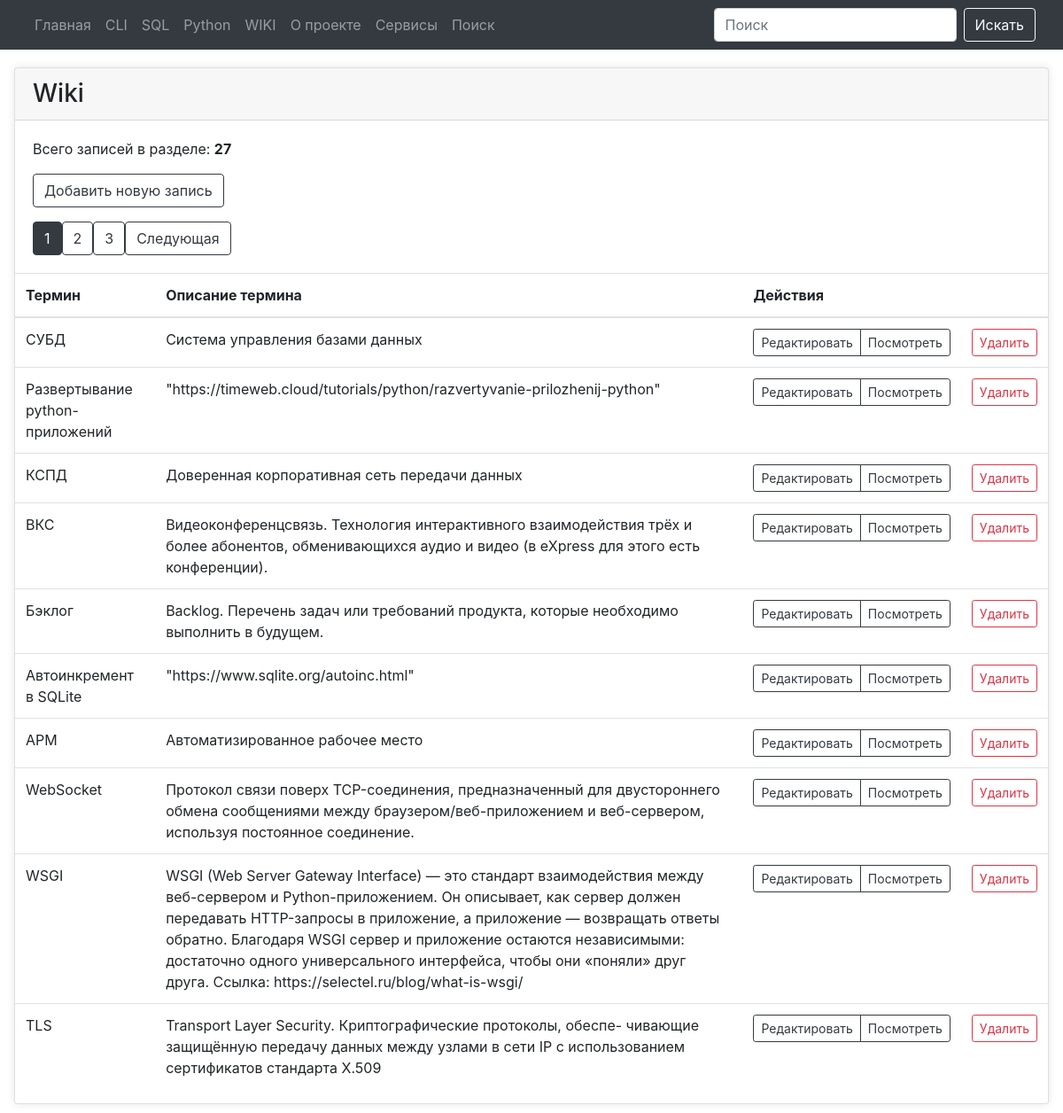
/wiki, run on the app's committed database.
### tables this page shows
CREATE TABLE [wiki] (
    [wiki_name] TEXT NOT NULL,
    [wiki_content] TEXT NOT NULL,
    [wiki_date_add] TIMESTAMP NULL DEFAULT CURRENT_TIMESTAMP,
    [wiki_date_edit] TEXT NULL,
    [wiki_id] INTEGER PRIMARY KEY NOT NULL
  );

### modules/wiki/wiki_list.py (the view)
@bp.route("/wiki")
def wiki_list_page():
    page = request.args.get('page', 1, type=int)
    conn = connect.get_db_connection()
    cur = conn.cursor()
    wiki_list_count = int(cur.execute("SELECT COUNT(*) FROM wiki").fetchone()[0])
    offset = (page - 1) * PER_PAGE
    wiki_list = conn.execute(
        "SELECT * FROM wiki ORDER BY 1 DESC LIMIT ? OFFSET ?",
        (PER_PAGE, offset)
    ).fetchall()
    conn.close()
    total_pages = (wiki_list_count + PER_PAGE - 1) // PER_PAGE
    return render_template("wiki/wiki_list.html",
                           wiki_list=wiki_list,
                           wiki_list_count=wiki_list_count,
                           page=page,
                           total_pages=total_pages,
                           )

### modules/connect.py (called while the page is built)
def get_db_connection():
    db_path = os.path.join(BASE_DIR, '../database.db')
    conn = sqlite3.connect(db_path, timeout=30)
    conn.row_factory = sqlite3.Row
    return conn

### templates/wiki/wiki_list.html (shortened to what this page needs)
{% extends "base.html" %}
{% block content %}
<div class="card mb-4">
    <div class="card-header h3">Wiki</div>
    <div class="card-body">
        <p class="card-text">Всего записей в разделе: <b>{{ wiki_list_count }}</b></p>
        <p class="card-text">
            <a href="{{ url_for('add_wiki.add_wiki') }}" class="btn btn-outline-dark">
                    Добавить новую запись</a>
        </p>
        <div class="pagination">
            {% for p in range(1, total_pages + 1) %}
            <a href="{{ url_for('wiki_list_page.wiki_list_page', page=p) }}"
                class="btn btn-outline-dark {% if p == page %}active{% endif %}">{{ p }}</a>
            {% endfor %}
            {% if page < total_pages %} <a
                href="{{ url_for('wiki_list_page.wiki_list_page', page=page+1) }}"
                class="btn btn-outline-dark">Следующая</a>
                {% endif %}
        </div>
    </div>
    <table class="table">
        <thead>
            <tr>
                <th>Термин</th>
                <th>Описание термина</th>
                <th colspan="2">Действия</th>
            </tr>
        </thead>
        <tbody>
            {% for wiki_list in wiki_list %}
            <tr>
                <td>{{ wiki_list['wiki_name'] }}</td>
                <td>{{ wiki_list['wiki_content'] }}</td>
                        <td>
                    <div class="btn-group" role="group" aria-label="Действия">
                        <a href="{{ url_for('edit_wiki.edit_wiki', wiki_id=wiki_list['wiki_id']) }}"
                            class="btn btn-outline-dark btn-sm">
                            Редактировать
                        </a>
                        <a href="{{ url_for('get_wiki.get_wiki', wiki_id=wiki_list['wiki_id']) }}"
                            class="btn btn-outline-dark btn-sm">
                            Посмотреть
                        </a>
                    </div>
                </td>
                <td>
                    <form
                        action="{{ url_for('delete_wiki.delete_wiki', wiki_id=wiki_list['wiki_id']) }}"
                        method="POST" class="d-inline">
                        <button type="submit" class="btn btn-outline-danger btn-sm"
                            onclick="return confirm('Вы точно уверены что хотите удалить запись?')">
                            Удалить</i>
                        </button>
                    </form>
                </td>
            </tr>
            {% endfor %}
        </tbody>
    </table>
</div>
{% endblock %}

### templates/base.html (shortened to what this page needs)
<!doctype html>
<html>
<head>
	<link href="{{ url_for('static', filename='styles.css') }}" rel="stylesheet">
    <link href="https://stackpath.bootstrapcdn.com/bootstrap/4.5.2/css/bootstrap.min.css" rel="stylesheet">
</head>
<body>
    {% include 'navbar.html' %}
    <div class="main">
        {% block content %}
        {% endblock %}
     </div>
</body>
</html>

### templates/navbar.html (shortened to what this page needs)
<nav class="navbar navbar-expand-lg navbar-dark bg-dark">
    <div class="container-fluid">
      <div class="collapse navbar-collapse" id="navbarNav">
        <ul class="navbar-nav">
          <li class="nav-item">
            <a class="nav-link" href="{{ url_for('index.index') }}">Главная</a>
          </li>
          <li class="nav-item">
            <a class="nav-link" href="{{ url_for('cli_posts.cli_posts') }}">CLI</a>
          </li>
          <li class="nav-item">
            <a class="nav-link" href="{{ url_for('sql_list_commands.sql_list_commands') }}">SQL</a>
          </li>
          <li class="nav-item">
            <a class="nav-link" href="{{ url_for('python_list_commands.python_list_commands') }}">Python</a>
          </li>
          <li class="nav-item">
            <a class="nav-link" href="{{ url_for('wiki_list_page.wiki_list_page') }}">WIKI</a>
          </li>
          <li class="nav-item">
            <a class="nav-link" href="{{ url_for('about.about_list') }}">О проекте</a>
          </li>
          <li class="nav-item">
            <a class="nav-link" href="{{ url_for('services.services') }}">Сервисы</a>
          </li>
          <li class="nav-item">
            <a class="nav-link" href="{{ url_for('search.search') }}">Поиск</a>
          </li>
        </ul>
      </div>
      <form class="d-flex" action="/search" method="post" role="search">
        <input class="form-control me-2 mr-2" type="text" placeholder="Поиск" aria-label="Search" name="search_term" id="search_term" required>
        <button class="btn btn-outline-light" type="submit">Искать</button>
      </form>
    </div>
  </nav>

### static/styles.css (style rules this page uses)
body { background-color: #f8f9fa; }
.navbar { margin-bottom: 20px; }
.card { border: none; box-shadow: 0 0 10px rgba(0, 0, 0, 0.1); }
.form-control { border-radius: 20px; }
.card { margin: 1rem; }

### data on the page
wiki: wiki_name "СУБД", wiki_content "Система управления базами данных"
wiki: wiki_name "Развертывание python-приложений", wiki_content "\"https://timeweb.cloud/tutorials/python/razvertyvanie-prilozhenij-python\""
wiki: wiki_name "КСПД", wiki_content "Доверенная корпоративная сеть передачи данных"
wiki: wiki_name "ВКС", wiki_content "Видеоконференцсвязь. Технология интерактивного взаимодействия трёх и более абонентов, обменивающихся аудио и видео (в eXpress для этого есть конференции)."
wiki: wiki_name "Бэклог", wiki_content "Backlog. Перечень задач или требований продукта, которые необходимо выполнить в будущем."
wiki: wiki_name "Автоинкремент в SQLite", wiki_content "\"https://www.sqlite.org/autoinc.html\""
wiki: wiki_name "АРМ", wiki_content "Автоматизированное рабочее место"
wiki: wiki_name "WebSocket", wiki_content "Протокол связи поверх TCP-соединения, предназначенный для двустороннего обмена сообщениями между браузером/веб-приложением и веб-сервером, используя постоянное соединение."
wiki: wiki_name "WSGI", wiki_content "WSGI (Web Server Gateway Interface) — это стандарт взаимодействия между веб-сервером и Python-приложением. Он описывает, как сервер должен передавать HTTP-запросы в приложение, а приложение — возвращать ответы обратно. Благодаря WSGI сервер и приложение остаются независимыми: достаточно одного универсального интерфейса, чтобы они «поняли» друг друга. Ссылка: https://selectel.ru/blog/what-is-wsgi/"
wiki: wiki_name "TLS", wiki_content "Transport Layer Security. Криптографические протоколы, обеспе- чивающие защищённую передачу данных между узлами в сети IP с использованием сертификатов стандарта X.509"

### other printed values
{{ wiki_list_count }} "27"
{{ p }} "1" "2" "3"
